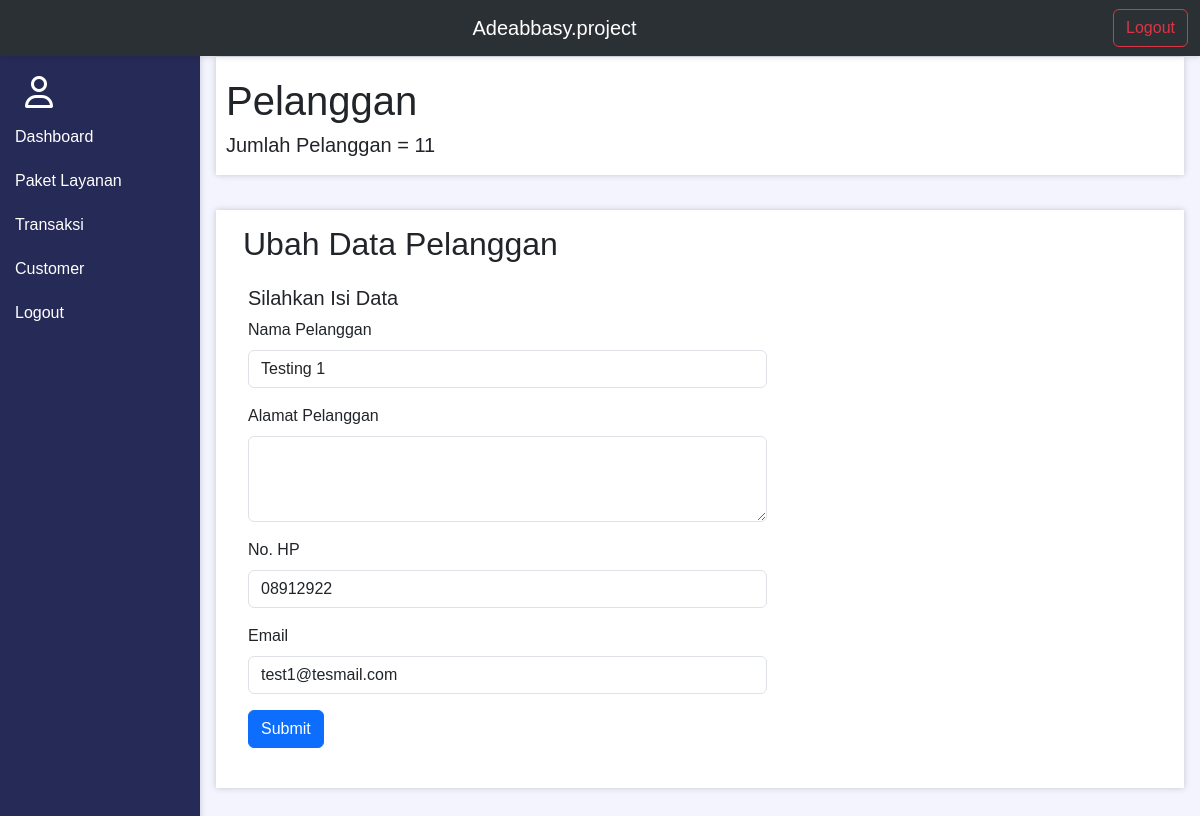
The page /admin/crud/editcust.php?id=1&idcust=1 (signed in) on the database its author committed.
### tables this page shows
CREATE TABLE `customer` (
  `idcustomer` int(10) UNSIGNED NOT NULL,
  `nama_cust` varchar(200) DEFAULT NULL,
  `alamat_cust` varchar(450) DEFAULT NULL,
  `no_hp` varchar(15) DEFAULT NULL,
  `email` varchar(200) DEFAULT NULL,
  `pass` varchar(50) DEFAULT NULL
);

### admin/function.php (called while the page is built, shortened)
<?php
    $conn = mysqli_connect('localhost','root','','dbadeabbasy');
    function query($query){
        global $conn;
        $result = mysqli_query($conn, $query);
        $rows = [];
        while ($row = mysqli_fetch_assoc($result)){
            $rows[] = $row;
        }
        return $rows;
    }
?>

### admin/crud/editcust.php (the view, shortened to what this page needs)
<?php
    require ("../function.php");
	$id = $_GET["id"];
    $idcust = $_GET["idcust"];
    $customer = query ('SELECT * FROM customer ;');
    $cust = query ("SELECT * FROM customer WHERE idcustomer = $idcust;")[0];
    $jmlcustomer = 0;
    foreach($customer as $row) :
        $jmlcustomer++;
    endforeach;
?>
<!DOCTYPE html>
<html lang="en">
<head>
    <link href="https://cdn.jsdelivr.net/npm/bootstrap@5.3.0-alpha1/dist/css/bootstrap.min.css" rel="stylesheet">
    <link rel="stylesheet" href="style.css">
    <link rel="stylesheet" href="https://cdnjs.cloudflare.com/ajax/libs/font-awesome/6.4.0/css/all.min.css">
</head>
<body>
    <nav class="navbar navbar-expand-lg bg-body-tertiary sticky-top" data-bs-theme="dark" style="box-shadow: 0 0 6px 0 rgba(29, 29, 29, 0.21);">
        <div class="container-fluid">
            <a class="navbar-brand" href="./" style="text-align: center;">Adeabbasy.project</a>
            <div class="d-flex" role="search">
                <a href="logout.php"><button class="btn btn-outline-danger">Logout</button></a>
            </div>
        </div>
    </nav>
    <div class="sidebar">
        <div class="sideicon">
            <i class="fa-regular fa-user fa-2xl"></i>
        </div>
        <div class="sidelist" id="sidelist">
            <a class="side-link" href="../index.php?id=<?= $id ?>"><div class="side-list">
                Dashboard
            </div></a>
            <a class="side-link" href="../paket.php?id=<?= $id; ?>"><div class="side-list">
                Paket Layanan
            </div></a>
            <a class="side-link" href="../transaksi.php?id=<?= $id; ?>"><div class="side-list">
                Transaksi
            </div></a>
            <a class="side-link" href="../customer.php?id=<?= $id; ?>"><div class="side-list">
                Customer
            </div></a>
            <a class="side-link" href="../logout.php"><div class="side-list">
                Logout
            </div></a>
        </div>
    </div>
    <div class="content">
        <div class="isi" style="padding: 10px 10px;">
            <h1>Pelanggan</h1>
            <h5>Jumlah Pelanggan = <?= $jmlcustomer; ?></h5>
        </div>
        <div class="container kontener">
            <div class="row pb-4 isi">
                <div class="column" style="margin: 15px 15px; width: 70%;"><h2>Ubah Data Pelanggan</h2></div>
                <h5 style="margin-left: 20px; width: 50%;">Silahkan Isi Data</h5>
                <form action="" method="post" enctype="multipart/form-data">
                    <div class="mb-3" style="margin-left: 20px; width: 55%;">
                        <label for="namacust" class="form-label">Nama Pelanggan</label>
                        <input type="text" class="form-control" id="namacust" name="namacust" required value="<?= $cust['nama_cust']; ?>">
                    </div>
                    <div class="mb-3" style="margin-left: 20px; width: 55%;">
                        <label for="alamatcust" class="form-label">Alamat Pelanggan</label>
                        <textarea class="form-control" id="alamatcust" name="alamatcust" rows="3" value="<?= $cust['alamat_cust']; ?>"></textarea>
                    </div>
                    <div class="mb-3" style="margin-left: 20px; width: 55%;">
                        <label for="hpcust" class="form-label">No. HP</label>
                        <input type="text" class="form-control" id="hpcust" name="hpcust" required value="<?= $cust['no_hp']; ?>">
                    </div>
                    <div class="mb-3" style="margin-left: 20px; width: 55%;">
                        <label for="emailcust" class="form-label">Email</label>
                        <input type="text" class="form-control" id="emailcust" name="emailcust" required value="<?= $cust['email']; ?>">
                    </div>
                    <div class="mt-3" style="margin-left: 20px; width: 55%;">
                        <Input type="submit" class="btn btn-primary mb-3" name="submit">
                    </div>
                </form>
            </div>
        </div>
    </div>
</body>
</html>

### style.css (style rules this page uses)
body { font-family: Arial, Helvetica, sans-serif; }

### admin/crud/editcust.php (style rules this page uses)
.side-link { text-decoration: none; color: white; }
.sideicon { margin-top: 20px; padding: 5px 25px 15px; }
.side-list { width: 100%; padding: 5px 15px 15px; }
.sidebar { margin: 0; padding: 0; width: 200px; position: fixed; height: 100%; overflow: auto; background: #262A56; color: white; box-shadow: 0 0 6px 0 rgba(29, 29, 29, 0.21); }
.content { margin-left: 200px; padding: 1px 16px; height: 100vh; background-color: #F4F4FF; }
.content h1 { margin-top: 10px; }
.kontener { margin-top: 30px; }
.column { float: left; width: 25%; }
.row { margin-top: 35px; }
.isi { background-color: #ffff; box-shadow: 0 0 6px 0 rgba(29, 29, 29, 0.21); }
.row:after { content: ""; display: table; clear: both; }

### rows shown on the page
customer: namacust "Testing 1", hpcust "08912922", emailcust "test1@tesmail.com"

### other values the page prints
$jmlcustomer "11"
